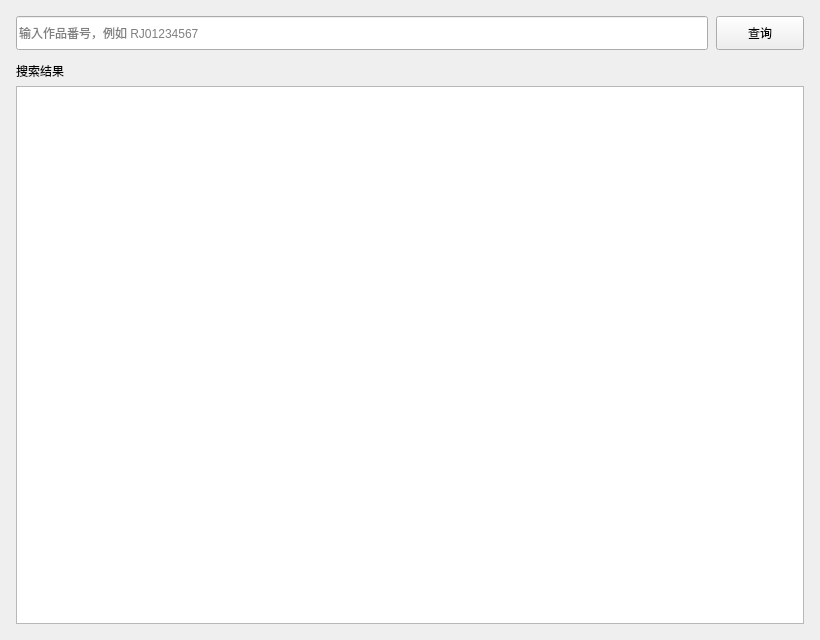
<?xml version="1.0" encoding="UTF-8"?>
<ui version="4.0">
 <class>SelectWindow</class>
 <widget class="QMainWindow" name="SelectWindow">
  <property name="geometry">
   <rect>
    <x>0</x>
    <y>0</y>
    <width>820</width>
    <height>640</height>
   </rect>
  </property>
  <property name="windowTitle">
   <string>搜索</string>
  </property>
  <widget class="QWidget" name="centralwidget">
   <layout class="QVBoxLayout" name="mainLayout">
    <property name="spacing">
     <number>12</number>
    </property>
    <property name="leftMargin">
     <number>16</number>
    </property>
    <property name="topMargin">
     <number>16</number>
    </property>
    <property name="rightMargin">
     <number>16</number>
    </property>
    <property name="bottomMargin">
     <number>16</number>
    </property>
    <item>
     <layout class="QHBoxLayout" name="searchLayout">
      <property name="spacing">
       <number>8</number>
      </property>
      <item>
       <widget class="QLineEdit" name="select_benner">
        <property name="minimumSize">
         <size>
          <width>0</width>
          <height>34</height>
         </size>
        </property>
        <property name="placeholderText">
         <string>输入作品番号，例如 RJ01234567</string>
        </property>
       </widget>
      </item>
      <item>
       <widget class="QPushButton" name="select_work">
        <property name="minimumSize">
         <size>
          <width>88</width>
          <height>34</height>
         </size>
        </property>
        <property name="text">
         <string>查询</string>
        </property>
        <property name="class" stdset="0">
         <string>primary</string>
        </property>
       </widget>
      </item>
     </layout>
    </item>
    <item>
     <widget class="QStackedWidget" name="lists_stack">
      <property name="currentIndex">
       <number>0</number>
      </property>
      <widget class="QWidget" name="resultsPage">
       <layout class="QVBoxLayout" name="groupListLayout">
        <property name="spacing">
         <number>6</number>
        </property>
        <property name="leftMargin">
         <number>0</number>
        </property>
        <property name="topMargin">
         <number>0</number>
        </property>
        <property name="rightMargin">
         <number>0</number>
        </property>
        <property name="bottomMargin">
         <number>0</number>
        </property>
        <item>
         <widget class="QLabel" name="groupListCaption">
          <property name="text">
           <string>搜索结果</string>
          </property>
          <property name="class" stdset="0">
           <string>caption</string>
          </property>
         </widget>
        </item>
        <item>
         <widget class="QListWidget" name="group_list_output"/>
        </item>
       </layout>
      </widget>
      <widget class="QWidget" name="detailPage">
       <layout class="QVBoxLayout" name="detailLayout">
        <property name="spacing">
         <number>6</number>
        </property>
        <property name="leftMargin">
         <number>0</number>
        </property>
        <property name="topMargin">
         <number>0</number>
        </property>
        <property name="rightMargin">
         <number>0</number>
        </property>
        <property name="bottomMargin">
         <number>0</number>
        </property>
        <item>
         <layout class="QHBoxLayout" name="detailHeaderLayout">
          <property name="spacing">
           <number>8</number>
          </property>
          <item>
           <widget class="QPushButton" name="back_button">
            <property name="minimumSize">
             <size>
              <width>88</width>
              <height>28</height>
             </size>
            </property>
            <property name="text">
             <string>← 返回结果</string>
            </property>
           </widget>
          </item>
          <item>
           <spacer name="detailHeaderSpacer">
            <property name="orientation">
             <enum>Qt::Horizontal</enum>
            </property>
            <property name="sizeHint" stdset="0">
             <size>
              <width>40</width>
              <height>20</height>
             </size>
            </property>
           </spacer>
          </item>
         </layout>
        </item>
        <item>
         <layout class="QVBoxLayout" name="hostCardLayout">
          <property name="spacing">
           <number>6</number>
          </property>
          <item>
           <widget class="QLabel" name="hostCardCaption">
            <property name="text">
             <string>下载网站</string>
            </property>
            <property name="class" stdset="0">
             <string>caption</string>
            </property>
           </widget>
          </item>
          <item>
           <widget class="QListWidget" name="host_card_list"/>
          </item>
         </layout>
        </item>
       </layout>
      </widget>
     </widget>
    </item>
   </layout>
  </widget>
 </widget>
 <resources/>
 <connections/>
</ui>
